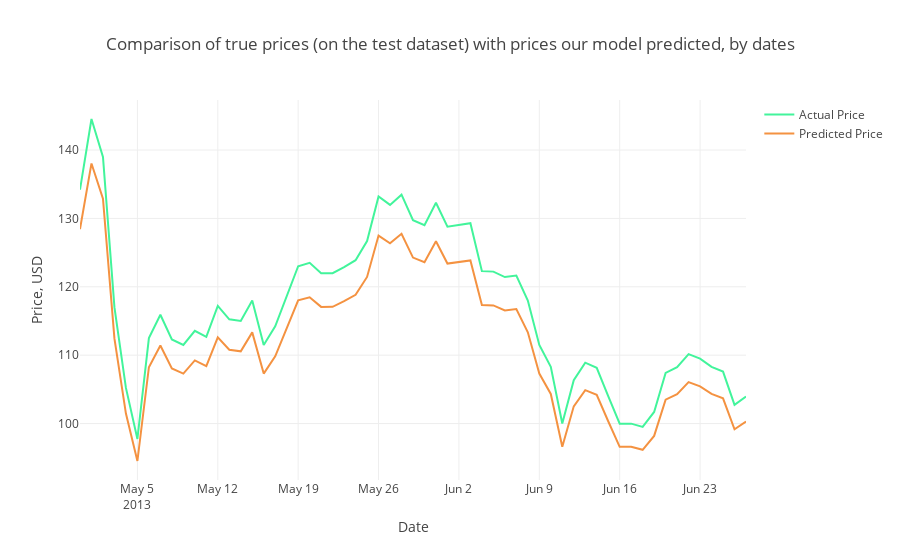

The code cell stored with this chart in its notebook:
### Code cell
trace1 = go.Scatter(x=Test_Dates, y=Y_test2_inverse, name= 'Actual Price',
                   line = dict(color = ('rgb(66, 244, 155)'),width = 2))
trace2 = go.Scatter(x=Test_Dates, y=predictions_new, name= 'Predicted Price',
                   line = dict(color = ('rgb(244, 146, 65)'),width = 2))
data = [trace1, trace2]
layout = dict(title = 'Comparison of true prices (on the test dataset) with prices our model predicted, by dates',
             xaxis = dict(title = 'Date'), yaxis = dict(title = 'Price, USD'))
fig = dict(data=data, layout=layout)
py.iplot(fig, filename='results_demonstrating2')
